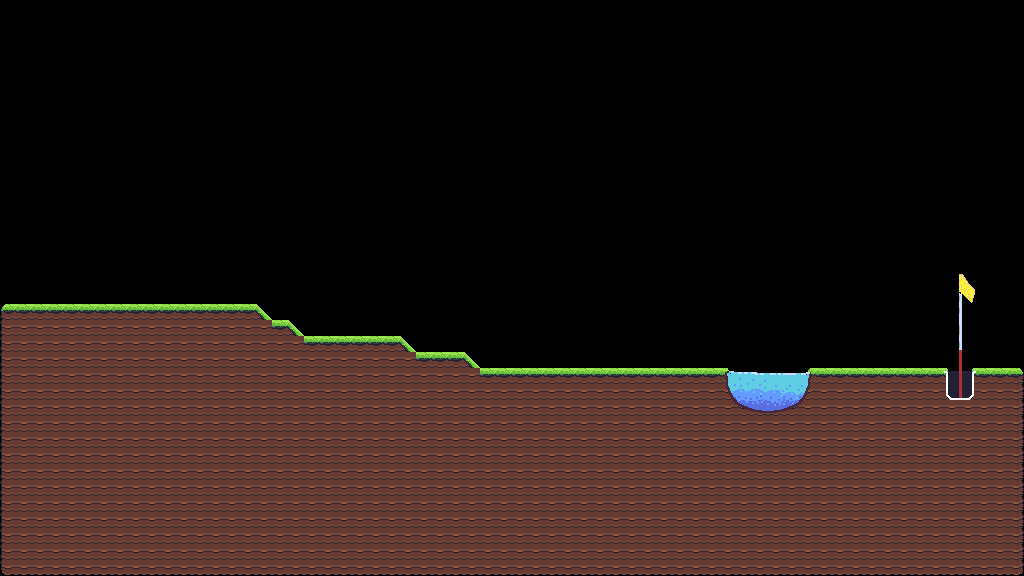

The image is a tile-based game level rendered from a .tmx file. Its description and source (layers, tilesets, objects; grid data summarised) follow:
An orthogonal 64x36 tile map with 16x16 px tiles, 1 tile layer (Level), 2 tilesets and 209 objects (142x collide, 2x finish).

<map version="1.10" tiledversion="1.11.1" orientation="orthogonal" renderorder="right-down" width="64" height="36" tilewidth="16" tileheight="16" infinite="0" nextlayerid="9" nextobjectid="9485">
 <tileset firstgid="1" name="prototype" tilewidth="16" tileheight="16" tilecount="128" columns="16">
  <image source="images/prototype.png" width="256" height="128" />
  <tile id="0" type="ground" />
  <tile id="1" type="ground" />
  <tile id="2" type="ground" />
  <tile id="3" type="ground" />
  <tile id="4" type="ground" />
 </tileset>
 <tileset firstgid="129" name="all2" tilewidth="16" tileheight="16" tilecount="210" columns="14">
  <image source="images/all2.png" width="224" height="244" />
 </tileset>
 <layer id="1" name="Level" width="64" height="36">
  <data>[2304 cells, 937 non-empty, 45 distinct tile ids]</data>
 </layer>
 <objectgroup id="8" name="Pool_Object">
  <object id="9474" x="740.25" y="404.125">
   <polygon points="0,0 18.125,7.25 35.625,7.125 50.625,2.875 44.75,9.125 10.875,9.25" />
  </object>
  <object id="9474" x="740.25" y="404.125">
   <polygon points="0,0 18.125,7.25 35.625,7.125 50.625,2.875 44.75,9.125 10.875,9.25" />
  </object>
 </objectgroup>
 <objectgroup id="7" name="Bushes_Leaf_Object" />
 <objectgroup id="6" name="Bushes_Object" />
 <objectgroup id="2" name="Ground_Object">
  <object id="9269" type="collide" x="1008" y="368" width="16" height="16" />
  <object id="9270" type="collide" x="0" y="304" width="16" height="16" />
  <object id="9271" type="collide" x="16" y="304" width="16" height="16" />
  <object id="9272" type="collide" x="32" y="304" width="16" height="16" />
  <object id="9273" type="collide" x="48" y="304" width="16" height="16" />
  <object id="9274" type="collide" x="64" y="304" width="16" height="16" />
  <object id="9275" type="collide" x="80" y="304" width="16" height="16" />
  <object id="9276" type="collide" x="96" y="304" width="16" height="16" />
  <object id="9277" type="collide" x="112" y="304" width="16" height="16" />
  <object id="9278" type="collide" x="128" y="304" width="16" height="16" />
  <object id="9279" type="collide" x="144" y="304" width="16" height="16" />
  <object id="9280" type="collide" x="160" y="304" width="16" height="16" />
  <object id="9281" type="collide" x="176" y="304" width="16" height="16" />
  <object id="9282" type="collide" x="192" y="304" width="16" height="16" />
  <object id="9283" type="collide" x="208" y="304" width="16" height="16" />
  <object id="9284" type="collide" x="224" y="304" width="16" height="16" />
  <object id="9285" type="collide" x="240" y="304" width="16" height="16" />
  <object id="9286" type="collide" x="272" y="320" width="16" height="16" />
  <object id="9287" type="collide" x="304" y="336" width="16" height="16" />
  <object id="9288" type="collide" x="320" y="336" width="16" height="16" />
  <object id="9289" type="collide" x="336" y="336" width="16" height="16" />
  <object id="9290" type="collide" x="352" y="336" width="16" height="16" />
  <object id="9291" type="collide" x="368" y="336" width="16" height="16" />
  <object id="9292" type="collide" x="384" y="336" width="16" height="16" />
  <object id="9293" type="collide" x="416" y="352" width="16" height="16" />
  <object id="9294" type="collide" x="432" y="352" width="16" height="16" />
  <object id="9295" type="collide" x="448" y="352" width="16" height="16" />
  <object id="9296" type="collide" x="480" y="368" width="16" height="16" />
  <object id="9297" type="collide" x="496" y="368" width="16" height="16" />
  <object id="9298" type="collide" x="512" y="368" width="16" height="16" />
  <object id="9299" type="collide" x="528" y="368" width="16" height="16" />
  <object id="9300" type="collide" x="544" y="368" width="16" height="16" />
  <object id="9301" type="collide" x="560" y="368" width="16" height="16" />
  <object id="9302" type="collide" x="576" y="368" width="16" height="16" />
  <object id="9303" type="collide" x="592" y="368" width="16" height="16" />
  <object id="9304" type="collide" x="608" y="368" width="16" height="16" />
  <object id="9305" type="collide" x="624" y="368" width="16" height="16" />
  <object id="9306" type="collide" x="640" y="368" width="16" height="16" />
  <object id="9307" type="collide" x="656" y="368" width="16" height="16" />
  <object id="9308" type="collide" x="672" y="368" width="16" height="16" />
  <object id="9309" type="collide" x="688" y="368" width="16" height="16" />
  <object id="9310" type="collide" x="704" y="368" width="16" height="16" />
  <object id="9311" type="collide" x="816" y="368" width="16" height="16" />
  <object id="9312" type="collide" x="832" y="368" width="16" height="16" />
  <object id="9313" type="collide" x="848" y="368" width="16" height="16" />
  <object id="9314" type="collide" x="864" y="368" width="16" height="16" />
  <object id="9315" type="collide" x="880" y="368" width="16" height="16" />
  <object id="9316" type="collide" x="896" y="368" width="16" height="16" />
  <object id="9317" type="collide" x="912" y="368" width="16" height="16" />
  <object id="9318" type="collide" x="928" y="368" width="16" height="16" />
  <object id="9319" type="collide" x="976" y="368" width="16" height="16" />
  <object id="9320" type="collide" x="992" y="368" width="16" height="16" />
  <object id="9321" type="collide" x="0" y="560" width="16" height="16" />
  <object id="9322" type="collide" x="0" y="320" width="16" height="16" />
  <object id="9323" type="collide" x="0" y="336" width="16" height="16" />
  <object id="9324" type="collide" x="0" y="352" width="16" height="16" />
  <object id="9325" type="collide" x="0" y="368" width="16" height="16" />
  <object id="9326" type="collide" x="0" y="384" width="16" height="16" />
  <object id="9327" type="collide" x="0" y="400" width="16" height="16" />
  <object id="9328" type="collide" x="0" y="416" width="16" height="16" />
  <object id="9329" type="collide" x="0" y="432" width="16" height="16" />
  <object id="9330" type="collide" x="0" y="448" width="16" height="16" />
  <object id="9331" type="collide" x="0" y="464" width="16" height="16" />
  <object id="9332" type="collide" x="0" y="480" width="16" height="16" />
  <object id="9333" type="collide" x="0" y="496" width="16" height="16" />
  <object id="9334" type="collide" x="0" y="512" width="16" height="16" />
  <object id="9335" type="collide" x="0" y="528" width="16" height="16" />
  <object id="9336" type="collide" x="0" y="544" width="16" height="16" />
  <object id="9337" type="collide" x="1008" y="560" width="16" height="16" />
  <object id="9338" type="collide" x="1008" y="384" width="16" height="16" />
  <object id="9339" type="collide" x="1008" y="400" width="16" height="16" />
  <object id="9340" type="collide" x="1008" y="416" width="16" height="16" />
  <object id="9341" type="collide" x="1008" y="432" width="16" height="16" />
  <object id="9342" type="collide" x="1008" y="448" width="16" height="16" />
  <object id="9343" type="collide" x="1008" y="464" width="16" height="16" />
  <object id="9344" type="collide" x="1008" y="480" width="16" height="16" />
  <object id="9345" type="collide" x="1008" y="496" width="16" height="16" />
  <object id="9346" type="collide" x="1008" y="512" width="16" height="16" />
  <object id="9347" type="collide" x="1008" y="528" width="16" height="16" />
  <object id="9348" type="collide" x="1008" y="544" width="16" height="16" />
  <object id="9349" x="16" y="304" width="16" height="16" />
  <object id="9350" x="32" y="304" width="16" height="16" />
  <object id="9351" x="48" y="304" width="16" height="16" />
  <object id="9352" x="64" y="304" width="16" height="16" />
  </objectgroup>
 <objectgroup id="3" name="Hole_Object">
  <!-- 9 objects omitted --></objectgroup>
 <objectgroup id="5" name="Spawn_Object">
  <!-- 1 objects omitted --></objectgroup>
</map>
<!-- 123 of 209 objects omitted -->
